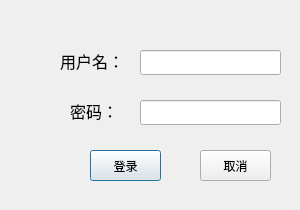
<?xml version="1.0" encoding="UTF-8"?>
<ui version="4.0">
 <class>Login</class>
 <widget class="QDialog" name="Login">
  <property name="geometry">
   <rect>
    <x>0</x>
    <y>0</y>
    <width>300</width>
    <height>210</height>
   </rect>
  </property>
  <property name="windowTitle">
   <string>用户登录</string>
  </property>
  <property name="layoutDirection">
   <enum>Qt::LeftToRight</enum>
  </property>
  <widget class="QLabel" name="label">
   <property name="geometry">
    <rect>
     <x>60</x>
     <y>40</y>
     <width>91</width>
     <height>41</height>
    </rect>
   </property>
   <property name="font">
    <font>
     <family>黑体</family>
     <pointsize>12</pointsize>
     <weight>50</weight>
     <bold>false</bold>
    </font>
   </property>
   <property name="text">
    <string>用户名：</string>
   </property>
   <property name="margin">
    <number>8</number>
   </property>
  </widget>
  <widget class="QLineEdit" name="userText">
   <property name="geometry">
    <rect>
     <x>140</x>
     <y>50</y>
     <width>141</width>
     <height>25</height>
    </rect>
   </property>
  </widget>
  <widget class="QLineEdit" name="pwdText">
   <property name="geometry">
    <rect>
     <x>140</x>
     <y>100</y>
     <width>141</width>
     <height>25</height>
    </rect>
   </property>
   <property name="echoMode">
    <enum>QLineEdit::Password</enum>
   </property>
  </widget>
  <widget class="QLabel" name="label_2">
   <property name="geometry">
    <rect>
     <x>70</x>
     <y>90</y>
     <width>54</width>
     <height>41</height>
    </rect>
   </property>
   <property name="font">
    <font>
     <family>黑体</family>
     <pointsize>12</pointsize>
     <weight>50</weight>
     <bold>false</bold>
    </font>
   </property>
   <property name="text">
    <string>密码：</string>
   </property>
   <property name="margin">
    <number>6</number>
   </property>
  </widget>
  <widget class="QPushButton" name="loginButton">
   <property name="geometry">
    <rect>
     <x>90</x>
     <y>150</y>
     <width>71</width>
     <height>31</height>
    </rect>
   </property>
   <property name="text">
    <string>登录</string>
   </property>
  </widget>
  <widget class="QPushButton" name="cancelButton">
   <property name="geometry">
    <rect>
     <x>200</x>
     <y>150</y>
     <width>71</width>
     <height>31</height>
    </rect>
   </property>
   <property name="text">
    <string>取消</string>
   </property>
  </widget>
 </widget>
 <resources/>
 <connections/>
</ui>
